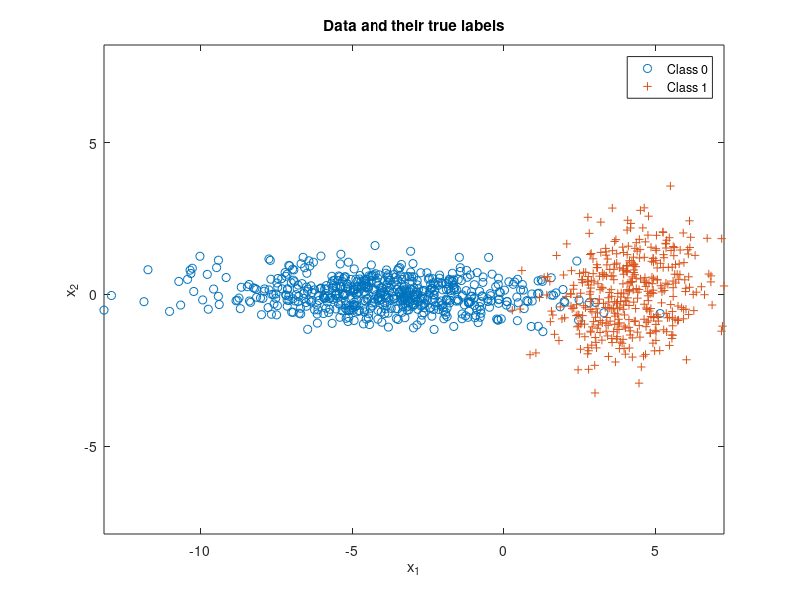

The MATLAB script that drew this image: (Note: this script raises an error after producing the figure.)
% Expected risk minimization with 2 classes
clear all, close all,

n = 2; % number of feature dimensions
N = 1000; % number of iid samples
mu(:,1) = [-4;0]; mu(:,2) = [4;0];
Sigma(:,:,1) = [95 -2;-2 3]/13; Sigma(:,:,2) = [5 1;1 4]/3;
p = [0.6,0.4]; % class priors for labels 0 and 1 respectively
label = rand(1,N) >= p(1);
Nc = [length(find(label==0)),length(find(label==1))]; % number of samples from each class
x = zeros(n,N); % save up space
% Draw samples from each class pdf
for l = 0:1
    %x(:,label==l) = randGaussian(Nc(l+1),mu(:,l+1),Sigma(:,:,l+1));
    x(:,label==l) = mvnrnd(mu(:,l+1),Sigma(:,:,l+1),Nc(l+1))';
end
figure(2), clf,
plot(x(1,label==0),x(2,label==0),'o'), hold on,
plot(x(1,label==1),x(2,label==1),'+'), axis equal,
legend('Class 0','Class 1'), 
title('Data and their true labels'),
xlabel('x_1'), ylabel('x_2'), 
lambda = [0 1;1 0]; % loss values
gamma = (lambda(2,1)-lambda(1,1))/(lambda(1,2)-lambda(2,2)) * p(1)/p(2); %threshold
discriminantScore = log(evalGaussian(x,mu(:,2),Sigma(:,:,2)))-log(evalGaussian(x,mu(:,1),Sigma(:,:,1)));% - log(gamma);
decision = (discriminantScore >= log(gamma)); % LDA threshold not optimized to minimize its own E[Risk]!

ind00 = find(decision==0 & label==0); p00 = length(ind00)/Nc(1); % probability of true negative
ind10 = find(decision==1 & label==0); p10 = length(ind10)/Nc(1); % probability of false positive
ind01 = find(decision==0 & label==1); p01 = length(ind01)/Nc(2); % probability of false negative
ind11 = find(decision==1 & label==1); p11 = length(ind11)/Nc(2); % probability of true positive
if norm(lambda-[0,1;1,0])<eps % Using 0-1 loss indicates intent to minimize P(error)
    Perror_MAP = [p10,p01]*Nc'/N, % probability of error, empirically estimated
end

figure(1), % class 0 circle, class 1 +, correct green, incorrect red
plot(x(1,ind00),x(2,ind00),'og'); hold on,
plot(x(1,ind10),x(2,ind10),'or'); hold on,
plot(x(1,ind01),x(2,ind01),'+r'); hold on,
plot(x(1,ind11),x(2,ind11),'+g'); hold on,
axis equal,

% Draw the decision boundary
horizontalGrid = linspace(floor(min(x(1,:))),ceil(max(x(1,:))),101);
verticalGrid = linspace(floor(min(x(2,:))),ceil(max(x(2,:))),91);
[h,v] = meshgrid(horizontalGrid,verticalGrid);
discriminantScoreGridValues = log(evalGaussian([h(:)';v(:)'],mu(:,2),Sigma(:,:,2)))-log(evalGaussian([h(:)';v(:)'],mu(:,1),Sigma(:,:,1))) - log(gamma);
minDSGV = min(discriminantScoreGridValues);
maxDSGV = max(discriminantScoreGridValues);
discriminantScoreGrid = reshape(discriminantScoreGridValues,91,101);
figure(1), contour(horizontalGrid,verticalGrid,discriminantScoreGrid,[minDSGV*[0.9,0.6,0.3],0,[0.3,0.6,0.9]*maxDSGV]); % plot equilevel contours of the discriminant function 
% including the contour at level 0 which is the decision boundary
legend('Correct decisions for data from Class 0','Wrong decisions for data from Class 0','Wrong decisions for data from Class 1','Correct decisions for data from Class 1','Equilevel contours of the discriminant function' ), 
title('Data and their classifier decisions versus true labels'),
xlabel('x_1'), ylabel('x_2'), 


% Appending LDA to the ERM code for TakeHomeQ3...
Sb = (mu(:,1)-mu(:,2))*(mu(:,1)-mu(:,2))';
Sw = Sigma(:,:,1) + Sigma(:,:,2);
[V,D] = eig(inv(Sw)*Sb); % LDA solution satisfies alpha Sw w = Sb w; ie w is a generalized eigenvector of (Sw,Sb)
% equivalently alpha w  = inv(Sw) Sb w
[~,ind] = sort(diag(D),'descend');
wLDA = V(:,ind(1)); % Fisher LDA projection vector
yLDA = wLDA'*x; % All data projected on to the line spanned by wLDA
wLDA = sign(mean(yLDA(find(label==1)))-mean(yLDA(find(label==0))))*wLDA; % ensures class1 falls on the + side of the axis
yLDA = sign(mean(yLDA(find(label==1)))-mean(yLDA(find(label==0))))*yLDA; % flip yLDA accordingly
figure(3), clf,
plot(yLDA(find(label==0)),zeros(1,Nc(1)),'o'), hold on,
plot(yLDA(find(label==1)),zeros(1,Nc(2)),'+'), axis equal,
legend('Class 0','Class 1'), 
title('LDA projection of data and their true labels'),
xlabel('x_1'), ylabel('x_2'), 
tau = 0;
decisionLDA = (yLDA >= 0);

ind00LDA = find(decisionLDA==0 & label==0); p00LDA = length(ind00LDA)/Nc(1); % probability of true negative
ind10LDA = find(decisionLDA==1 & label==0); p10LDA = length(ind10LDA)/Nc(1); % probability of false positive
ind01LDA = find(decisionLDA==0 & label==1); p01LDA = length(ind01LDA)/Nc(2); % probability of false negative
ind11LDA = find(decisionLDA==1 & label==1); p11LDA = length(ind11LDA)/Nc(2); % probability of true positive
if norm(lambda-[0,1;1,0])<eps % Using 0-1 loss indicates intent to minimize P(error)
    Perror_LDA = [p10LDA,p01LDA]*Nc'/N, % probability of error, empirically estimated
end

disp('Notice that MAP classifier (ERM with 0-1 loss) achieves minimum P(error).');
disp('LDA has a higher error probability than the MAP classifier.');